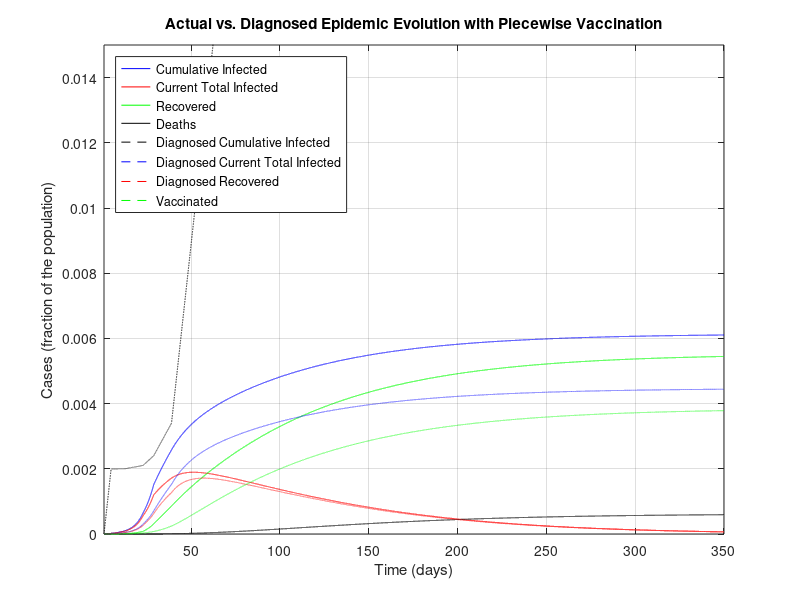
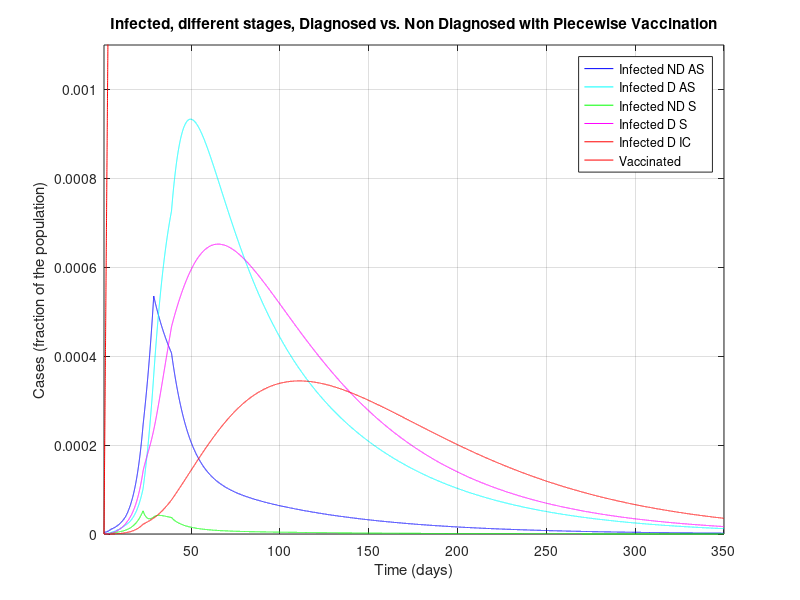
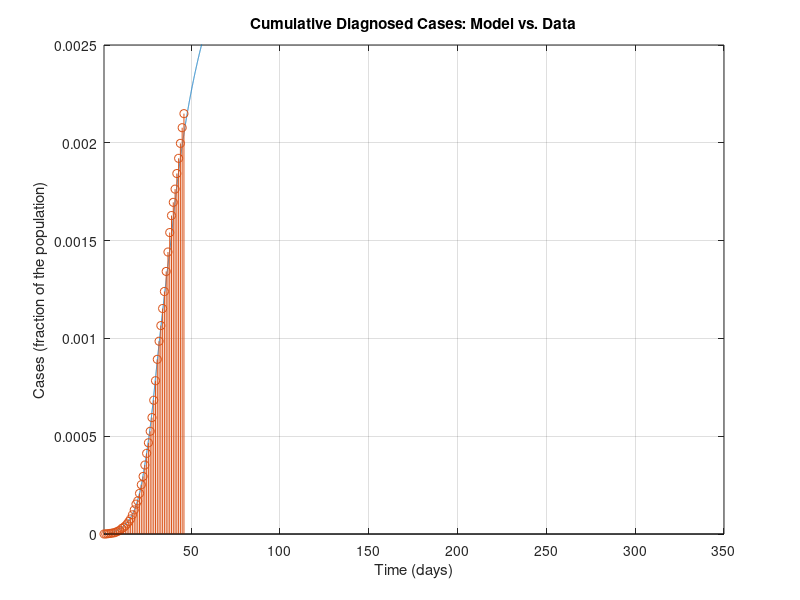
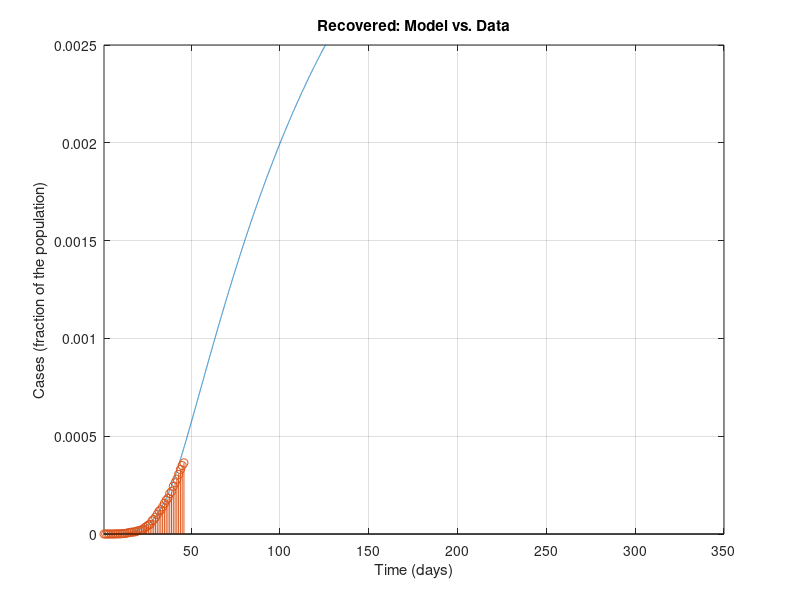

The MATLAB source for these figures, in order:
%%%%%%%%%%%%%%%%%%%%%%%%%%%%%%%%%%%%%%%%
%%%%%%%%%%%%%%%%%%%%%%%%%%%%%%%%%%%%%%%%
% MATLAB Code for epidemic simulations with the SIDARTHE model in the work
%
% Modelling the COVID-19 epidemic and implementation of population-wide interventions in Italy
% by Giulia Giordano, Franco Blanchini, Raffaele Bruno, Patrizio Colaneri, Alessandro Di Filippo, Angela Di Matteo, Marta Colaneri
% 
% Giulia Giordano, April 5, 2020
% Contact: giulia.giordano@unitn.it
%%%%%%%%%%%%%%%%%%%%%%%%%%%%%%%%%%%%%%%%
%%%%%%%%%%%%%%%%%%%%%%%%%%%%%%%%%%%%%%%%

clear all
close all
clc

%%%%%%%%%%%%%%%%%%%%%%%%%%%%%%%%%%%%%%%%
% DATA
%%%%%%%%%%%%%%%%%%%%%%%%%%%%%%%%%%%%%%%%

% Italian population
popolazione=60e6;

% Data 20 February - 5 April (46 days):
% Total Cases
CasiTotali = [3 20 79 132 219 322 400 650 888 1128 1694 2036 2502 3089 3858 4636 5883 7375 9172 10149 12462 15113 17660 21157 24747 27980 31506 35713 41035 47021 53578 59138 63927 69176 74386 80539 86498 92472 97689 101739 105792 110574 115242 119827 124632 128948]/popolazione; % D+R+T+E+H_diagnosticati
% Deaths
Deceduti = [0 1 2 2 5 10 12 17 21 29 34 52 79 107 148 197 233 366 463 631 827 1016 1266 1441 1809 2158 2503 2978 3405 4032 4825 5476 6077 6820 7503 8165 9134 10023 10779 11591 12428 13155 13915 14681 15362 15887]/popolazione; % E
% Recovered
Guariti = [0 0 0 1 1 1 3 45 46 50 83 149 160 276 414 523 589 622 724 1004 1045 1258 1439 1966 2335 2749 2941 4025 4440 5129 6072 7024 7432 8326 9362 10361 10950 12384 13030 14620 15729 16847 18278 19758 20996 21815]/popolazione; % H_diagnosticati
% Currently Positive
Positivi = [3 19 77 129 213 311 385 588 821 1049 1577 1835 2263 2706 3296 3916 5061 6387 7985 8514 10590 12839 14955 17750 20603 23073 26062 28710 33190 37860 42681 46638 50418 54030 57521 62013 66414 70065 73880 75528 77635 80572 83049 85388 88274 91246]/popolazione; % D+R+T

% Data 23 February - 5 April (from day 4 to day 46)
% Currently positive: isolated at home
Isolamento_domiciliare = [49 91 162 221 284 412 543 798 927 1000 1065 1155 1060 1843 2180 2936 2599 3724 5036 6201 7860 9268 10197 11108 12090 14935 19185 22116 23783 26522 28697 30920 33648 36653 39533 42588 43752 45420 48134 50456 52579 55270 58320]/popolazione; %D
% Currently positive: hospitalised
Ricoverati_sintomi = [54 99 114 128 248 345 401 639 742 1034 1346 1790 2394 2651 3557 4316 5038 5838 6650 7426 8372 9663 11025 12894 14363 15757 16020 17708 19846 20692 21937 23112 24753 26029 26676 27386 27795 28192 28403 28540 28741 29010 28949]/popolazione; % R
% Currently positive: ICU
Terapia_intensiva = [26 23 35 36 56 64 105 140 166 229 295 351 462 567 650 733 877 1028 1153 1328 1518 1672 1851 2060 2257 2498 2655 2857 3009 3204 3396 3489 3612 3732 3856 3906 3981 4023 4035 4053 4068 3994 3977]/popolazione; %T


%%%%%%%%%%%%%%%%%%%%%%%%%%%%%%%%%%%%%%%%
% PARAMETERS
%%%%%%%%%%%%%%%%%%%%%%%%%%%%%%%%%%%%%%%%

% Simulation horizon: CAN BE MODIFIED AT ONE'S WILL PROVIDED THAT IT IS AT
% LEAST EQUAL TO THE NUMBER OF DAYS FOR WHICH DATA ARE AVAILABLE
Orizzonte = 350;

% Plot yes/no: SET TO 1 IF PDF FIGURES MUST BE GENERATED, 0 OTHERWISE
plotPDF = 0;

% Time-step for Euler discretisation of the continuous-time system
step=0.01;

% Transmission rate due to contacts with UNDETECTED asymptomatic infected
alfa=0.57;
% Transmission rate due to contacts with DETECTED asymptomatic infected
beta=0.0114;
% Transmission rate due to contacts with UNDETECTED symptomatic infected
gamma=0.456;
% Transmission rate due to contacts with DETECTED symptomatic infected
delta=0.0114;

% Detection rate for ASYMPTOMATIC
epsilon=0.171;
% Detection rate for SYMPTOMATIC
theta=0.3705;

% Worsening rate: UNDETECTED asymptomatic infected becomes symptomatic
zeta=0.1254;
% Worsening rate: DETECTED asymptomatic infected becomes symptomatic
eta=0.1254;

% Worsening rate: UNDETECTED symptomatic infected develop life-threatening
% symptoms
mu=0.0171;
% Worsening rate: DETECTED symptomatic infected develop life-threatening
% symptoms
nu=0.0274;

% Mortality rate for infected with life-threatening symptoms
tau=0.01;

% Recovery rate for undetected asymptomatic infected
lambda=0.0342;
% Recovery rate for detected asymptomatic infected
rho=0.0342;
% Recovery rate for undetected symptomatic infected
kappa=0.0171;
% Recovery rate for detected symptomatic infected
xi=0.0171;
% Recovery rate for life-threatened symptomatic infected
sigma=0.0171;

%to add the SIDARTHE-V version add a new constant phi
phi=0.0005;
%phi=0.5;


%%%%%%%%%%%%%%%%%%%%%%%%%%%%%%%%%%%%%%%%
% DEFINITIONS
%%%%%%%%%%%%%%%%%%%%%%%%%%%%%%%%%%%%%%%%

% Parameters
r1=epsilon+zeta+lambda;
r2=eta+rho;
r3=theta+mu+kappa;
r4=nu+xi;
r5=sigma+tau;

% Initial R0
R0_iniziale=alfa/r1+beta*epsilon/(r1*r2)+gamma*zeta/(r1*r3)+delta*eta*epsilon/(r1*r2*r4)+delta*zeta*theta/(r1*r3*r4);

% Time horizon
t=1:step:Orizzonte;

% Vectors for time evolution of variables
S=zeros(1,length(t));
I=zeros(1,length(t));
D=zeros(1,length(t));
A=zeros(1,length(t));
R=zeros(1,length(t));
T=zeros(1,length(t));
H=zeros(1,length(t));
H_diagnosticati=zeros(1,length(t)); % DIAGNOSED recovered only!
E=zeros(1,length(t));
%For SIDARTHE-V add a V
V=zeros(1,length(t));

% Vectors for time evolution of actual/perceived Case Fatality Rate
M=zeros(1,length(t));
P=zeros(1,length(t));

%%%%%%%%%%%%%%%%%%%%%%%%%%%%%%%%%%%%%%%%
% INITIAL CONDITIONS
%%%%%%%%%%%%%%%%%%%%%%%%%%%%%%%%%%%%%%%%

I(1)=200/popolazione;
D(1)=20/popolazione;
A(1)=1/popolazione;
R(1)=2/popolazione;
T(1)=0.00;
H(1)=0.00;
E(1)=0.00;
V(1)=0.00;%For SIDARTHE-V
S(1)=1-I(1)-D(1)-A(1)-R(1)-T(1)-H(1)-E(1)-V(1);

H_diagnosticati(1) = 0.00; % DIAGNOSED recovered only
Infetti_reali(1)=I(1)+D(1)+A(1)+R(1)+T(1); % Actual currently infected

M(1)=0;
P(1)=0;

% Whole state vector
%Added a V(1) at the end
x=[S(1);I(1);D(1);A(1);R(1);T(1);H(1);E(1);V(1);H_diagnosticati(1);Infetti_reali(1)];

%%%%%%%%%%%%%%%%%%%%%%%%%%%%%%%%%%%%%%%%
% SIMULATION
%%%%%%%%%%%%%%%%%%%%%%%%%%%%%%%%%%%%%%%%

% "Control" binary variables to compute the new R0 every time a policy has
% changed the parameters
plottato = 0;
plottato1 = 0;
plottato_bis = 0;
plottato_tris = 0;
plottato_quat = 0;

for i=2:length(t)
    
    if (i>4/step) % Basic social distancing (awareness, schools closed)
        alfa=0.4218;
        gamma=0.285;
        beta = 0.0057;
        delta=0.0057;
        phi=0.000001;
        if plottato == 0 % Compute the new R0
            r1=epsilon+zeta+lambda;
            r2=eta+rho;
            r3=theta+mu+kappa;
            r4=nu+xi;
            r5=sigma+tau;
            R0_primemisure=alfa/r1+beta*epsilon/(r1*r2)+gamma*zeta/(r1*r3)+delta*eta*epsilon/(r1*r2*r4)+delta*zeta*theta/(r1*r3*r4)
            plottato = 1;
        end
    end
    
    if (i>12/step)
        % Screening limited to / focused on symptomatic subjects
        epsilon=0.1425;
        phi=0.00001;
        if plottato1 == 0
            r1=epsilon+zeta+lambda;
            r2=eta+rho;
            r3=theta+mu+kappa;
            r4=nu+xi;
            r5=sigma+tau;
            R0_primemisureeps=alfa/r1+beta*epsilon/(r1*r2)+gamma*zeta/(r1*r3)+delta*eta*epsilon/(r1*r2*r4)+delta*zeta*theta/(r1*r3*r4)
            plottato1 = 1;
        end
    end
    
    if (i>22/step) % Social distancing: lockdown, mild effect
        
        alfa=0.36;
        beta=0.005;
        gamma=0.2;
        delta=0.005;
        
        mu = 0.008;
        nu = 0.015;
        
        zeta=0.034;
        eta=0.034;
        
        lambda=0.08;
        rho=0.0171;
        kappa=0.0171;
        xi=0.0171;
        sigma=0.0171;
        phi=0.00005;
        
        if plottato_bis == 0 % Compute the new R0
            r1=epsilon+zeta+lambda;
            r2=eta+rho;
            r3=theta+mu+kappa;
            r4=nu+xi;
            r5=sigma+tau;
            R0_secondemisure=(alfa*r2*r3*r4+epsilon*beta*r3*r4+gamma*zeta*r2*r4+delta*eta*epsilon*r3+delta*zeta*theta*r2)/(r1*r2*r3*r4)
            plottato_bis = 1;
        end
    end
    
    if (i>28/step) % Social distancing: lockdown, strong effect
        
        alfa=0.21;
        gamma=0.11;
        phi=0.0001;
        
        if plottato_tris == 0 % Compute the new R0
            r1=epsilon+zeta+lambda;
            r2=eta+rho;
            r3=theta+mu+kappa;
            r4=nu+xi;
            r5=sigma+tau;
            R0_terzemisure=(alfa*r2*r3*r4+epsilon*beta*r3*r4+gamma*zeta*r2*r4+delta*eta*epsilon*r3+delta*zeta*theta*r2)/(r1*r2*r3*r4)
            plottato_tris = 1;
        end
    end
    
    if (i>38/step) % Broader diagnosis campaign
        
        epsilon = 0.2;
        rho=0.02;
        kappa=0.02;
        xi=0.02;
        sigma=0.01;
        
        zeta=0.025;
        eta=0.025;
        phi=0.0005;
        
        if plottato_quat == 0 % Compute the new R0
            r1=epsilon+zeta+lambda;
            r2=eta+rho;
            r3=theta+mu+kappa;
            r4=nu+xi;
            r5=sigma+tau;
            R0_quartemisure=(alfa*r2*r3*r4+epsilon*beta*r3*r4+gamma*zeta*r2*r4+delta*eta*epsilon*r3+delta*zeta*theta*r2)/(r1*r2*r3*r4)
            plottato_quat = 1;
        end
    end
    
    % Compute the system evolution
    %ADDED A NEW zero to the end of each row and added a tenth row with 
    B=[-alfa*x(2)-beta*x(3)-gamma*x(4)-delta*x(5)-phi*x(9) 0 0 0 0 0 0 0 0 0 0;
        alfa*x(2)+beta*x(3)+gamma*x(4)+delta*x(5) -(epsilon+zeta+lambda) 0 0 0 0 0 0 0 0 0;
        0 epsilon  -(eta+rho) 0 0 0 0 0 0 0 0;
        0 zeta 0 -(theta+mu+kappa) 0 0 0 0 0 0 0;
        0 0 eta theta -(nu+xi) 0 0 0 0 0 0;
        0 0 0 mu nu  -(sigma+tau) 0 0 0 0 0;
        0 lambda rho kappa xi sigma 0 0 0 0 0;
        0 0 0 0 0 tau 0 0 0 0 0;
        phi*x(1) 0 0 0 0 0 0 0 0 0 0;
        0 0 rho 0 xi sigma 0 0 0 0 0;
        alfa*x(2)+beta*x(3)+gamma*x(4)+delta*x(5) 0 0 0 0 0 0 0 0 0 0];
    x=x+B*x*step;
    
    % Update variables
    
    S(i)=x(1);
    I(i)=x(2);
    D(i)=x(3);
    A(i)=x(4);
    R(i)=x(5);
    T(i)=x(6);
    H(i)=x(7);
    E(i)=x(8);
    V(i)=x(9);%added V
    
    H_diagnosticati(i)=x(10);
    Infetti_reali(i)=x(11);
    
    % Update Case Fatality Rate
    
    M(i)=E(i)/(S(1)-S(i));
    P(i)=E(i)/((epsilon*r3+(theta+mu)*zeta)*(I(1)+S(1)-I(i)-S(i))/(r1*r3)+(theta+mu)*(A(1)-A(i))/r3);
    
end

%%%%%%%%%%%%%%%%%%%%%%%%%%%%%%%%%%%%%%%%
% FINAL VALUES
%%%%%%%%%%%%%%%%%%%%%%%%%%%%%%%%%%%%%%%%

% Variables
Sbar=S(length(t));
Ibar=I(length(t));
Dbar=D(length(t));
Abar=A(length(t));
Rbar=R(length(t));
Tbar=T(length(t));
Hbar=H(length(t));
Ebar=E(length(t));
Vbar=V(length(t));

% Case fatality rate
Mbar=M(length(t));
Pbar=P(length(t));

% Case fatality rate from formulas
Mbar1=Ebar/(S(1)-Sbar);
Pbar1=Ebar/((epsilon*r3+(theta+mu)*zeta)*(I(1)+S(1)-Sbar-Ibar)/(r1*r3)+(theta+mu)*(A(1)-Abar)/r3);

%%%%%%%%%%%%%%%%%%%%%%%%%%%%%%%%%%%%%%%%
% FIGURES
%%%%%%%%%%%%%%%%%%%%%%%%%%%%%%%%%%%%%%%%

figure
plot(t,Infetti_reali,'b',t,I+D+A+R+T,'r',t,H,'g',t,E,'k',t,V,'black--')%added V
hold on
plot(t,D+R+T+E+H_diagnosticati,'--b',t,D+R+T,'--r',t,H_diagnosticati,'--g')
xlim([t(1) t(end)])
ylim([0 0.015])
title('Actual vs. Diagnosed Epidemic Evolution with Piecewise Vaccination')
xlabel('Time (days)')
ylabel('Cases (fraction of the population)')
legend({'Cumulative Infected','Current Total Infected', 'Recovered', 'Deaths','Diagnosed Cumulative Infected','Diagnosed Current Total Infected', 'Diagnosed Recovered', 'Vaccinated'},'Location','northwest')
grid

if plotPDF==1
    set(gcf, 'PaperUnits', 'centimeters');
    set(gcf, 'PaperPosition', [0 0 24 16]);
    set(gcf, 'PaperSize', [24 16]); % dimension on x axis and y axis resp.
    print(gcf,'-dpdf', ['PanoramicaEpidemiaRealevsPercepita.pdf'])
end
%

figure
plot(t,I,'b',t,D,'c',t,A,'g',t,R,'m',t,T,'r',t,V,'r')
xlim([t(1) t(end)])
ylim([0 1.1e-3])
title('Infected, different stages, Diagnosed vs. Non Diagnosed with Piecewise Vaccination')
xlabel('Time (days)')
ylabel('Cases (fraction of the population)')
legend({'Infected ND AS', 'Infected D AS', 'Infected ND S', 'Infected D S', 'Infected D IC','Vaccinated'},'Location','northeast')
grid

if plotPDF==1
    set(gcf, 'PaperUnits', 'centimeters');
    set(gcf, 'PaperPosition', [0 0 24 16]);
    set(gcf, 'PaperSize', [24 16]); % dimension on x axis and y axis resp.
    print(gcf,'-dpdf', ['SuddivisioneInfetti.pdf'])
end

%

figure
plot(t,D+R+T+E+H_diagnosticati)
hold on
stem(t(1:1/step:size(CasiTotali,2)/step),CasiTotali)
xlim([t(1) t(end)])
ylim([0 2.5e-3])
title('Cumulative Diagnosed Cases: Model vs. Data')
xlabel('Time (days)')
ylabel('Cases (fraction of the population)')
grid

if plotPDF==1
    set(gcf, 'PaperUnits', 'centimeters');
    set(gcf, 'PaperPosition', [0 0 16 10]);
    set(gcf, 'PaperSize', [16 10]); % dimension on x axis and y axis resp.
    print(gcf,'-dpdf', ['CasiTotali.pdf'])
end
%

figure
plot(t,H_diagnosticati)
hold on
stem(t(1:1/step:size(CasiTotali,2)/step),Guariti)
xlim([t(1) t(end)])
ylim([0 2.5e-3])
title('Recovered: Model vs. Data')
xlabel('Time (days)')
ylabel('Cases (fraction of the population)')
grid

if plotPDF==1
    set(gcf, 'PaperUnits', 'centimeters');
    set(gcf, 'PaperPosition', [0 0 16 10]);
    set(gcf, 'PaperSize', [16 10]); % dimension on x axis and y axis resp.
    print(gcf,'-dpdf', ['Guariti_diagnosticati.pdf'])
end
%

figure
plot(t,E)
hold on
stem(t(1:1/step:size(CasiTotali,2)/step),Deceduti)
xlim([t(1) t(end)])
ylim([0 2.5e-3])
title('Deaths: Model vs. Data - NOTE: EXCLUDED FROM FITTING')
xlabel('Time (days)')
ylabel('Cases (fraction of the population)')
grid

if plotPDF==1
    set(gcf, 'PaperUnits', 'centimeters');
    set(gcf, 'PaperPosition', [0 0 16 10]);
    set(gcf, 'PaperSize', [16 10]); % dimension on x axis and y axis resp.
    print(gcf,'-dpdf', ['Morti.pdf'])
end
%

figure
plot(t,D+R+T)
hold on
stem(t(1:1/step:size(CasiTotali,2)/step),Positivi)
xlim([t(1) t(end)])
ylim([0 2.5e-3])
title('Infected: Model vs. Data')
xlabel('Time (days)')
ylabel('Cases (fraction of the population)')
grid

if plotPDF==1
    set(gcf, 'PaperUnits', 'centimeters');
    set(gcf, 'PaperPosition', [0 0 16 10]);
    set(gcf, 'PaperSize', [16 10]); % dimension on x axis and y axis resp.
    print(gcf,'-dpdf', ['Positivi_diagnosticati.pdf'])
end
%

figure
plot(t,D)
hold on
stem(t(1+3/step:1/step:1+(size(Ricoverati_sintomi,2)+2)/step),Isolamento_domiciliare)
xlim([t(1) t(end)])
ylim([0 2.5e-3])
title('Infected, No Symptoms: Model vs. Data')
xlabel('Time (days)')
ylabel('Cases (fraction of the population)')
grid

if plotPDF==1
    set(gcf, 'PaperUnits', 'centimeters');
    set(gcf, 'PaperPosition', [0 0 16 10]);
    set(gcf, 'PaperSize', [16 10]); % dimension on x axis and y axis resp.
    print(gcf,'-dpdf', ['InfettiAsintomatici_diagnosticati.pdf'])
end
%

figure
plot(t,R)
hold on
stem(t(1+3/step:1/step:1+(size(Ricoverati_sintomi,2)+2)/step),Ricoverati_sintomi)
xlim([t(1) t(end)])
ylim([0 2.5e-3])
title('Infected, Symptoms: Model vs. Data')
xlabel('Time (days)')
ylabel('Cases (fraction of the population)')
grid

if plotPDF==1
    set(gcf, 'PaperUnits', 'centimeters');
    set(gcf, 'PaperPosition', [0 0 16 10]);
    set(gcf, 'PaperSize', [16 10]); % dimension on x axis and y axis resp.
    print(gcf,'-dpdf', ['InfettiSintomatici_diagnosticati_ricoverati.pdf'])
end
%

figure
plot(t,D+R)
hold on
stem(t(1+3/step:1/step:1+(size(Ricoverati_sintomi,2)+2)/step),Isolamento_domiciliare+Ricoverati_sintomi)
xlim([t(1) t(end)])
ylim([0 2.5e-3])
title('Infected, No or Mild Symptoms: Model vs. Data')
xlabel('Time (days)')
ylabel('Cases (fraction of the population)')
grid

if plotPDF==1
    set(gcf, 'PaperUnits', 'centimeters');
    set(gcf, 'PaperPosition', [0 0 16 10]);
    set(gcf, 'PaperSize', [16 10]); % dimension on x axis and y axis resp.
    print(gcf,'-dpdf', ['InfettiNonGravi_diagnosticati.pdf'])
end

%

figure
plot(t,T)
hold on
stem(t(1+3/step:1/step:1+(size(Ricoverati_sintomi,2)+2)/step),Terapia_intensiva)
xlim([t(1) t(end)])
ylim([0 2.5e-3])
title('Infected, Life-Threatening Symptoms: Model vs. Data')
xlabel('Time (days)')
ylabel('Cases (fraction of the population)')
grid

if plotPDF==1
    set(gcf, 'PaperUnits', 'centimeters');
    set(gcf, 'PaperPosition', [0 0 16 10]);
    set(gcf, 'PaperSize', [16 10]); % dimension on x axis and y axis resp.
    print(gcf,'-dpdf', ['InfettiSintomatici_diagnosticati_terapiaintensiva.pdf'])
end

%Plot the vaccinated
figure
plot(t,V)
hold on
%stem(t(1+3/step:1/step:1+(size(Ricoverati_sintomi,2)+2)/step),Terapia_intensiva)
xlim([t(1) t(end)])
ylim([0 2.5e-3])
title('Vaccinated: Model vs. Data')
xlabel('Time (days)')
ylabel('Vaccinated (fraction of the population)')
grid

%if plotPDF==1
    %set(gcf, 'PaperUnits', 'centimeters');
    %set(gcf, 'PaperPosition', [0 0 16 10]);
    %set(gcf, 'PaperSize', [16 10]); % dimension on x axis and y axis resp.
    %print(gcf,'-dpdf', ['InfettiSintomatici_diagnosticati_terapiaintensiva.pdf'])
%end
